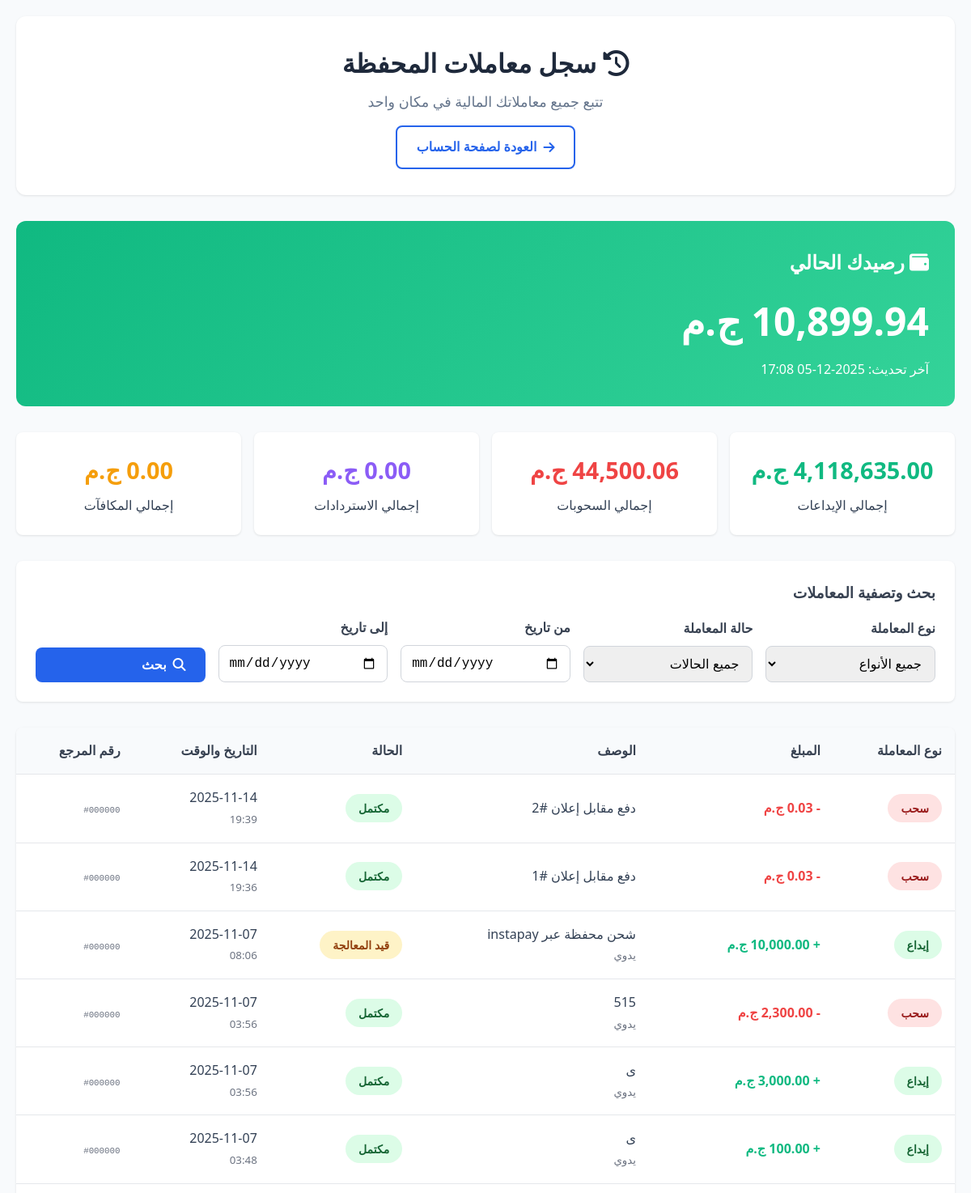
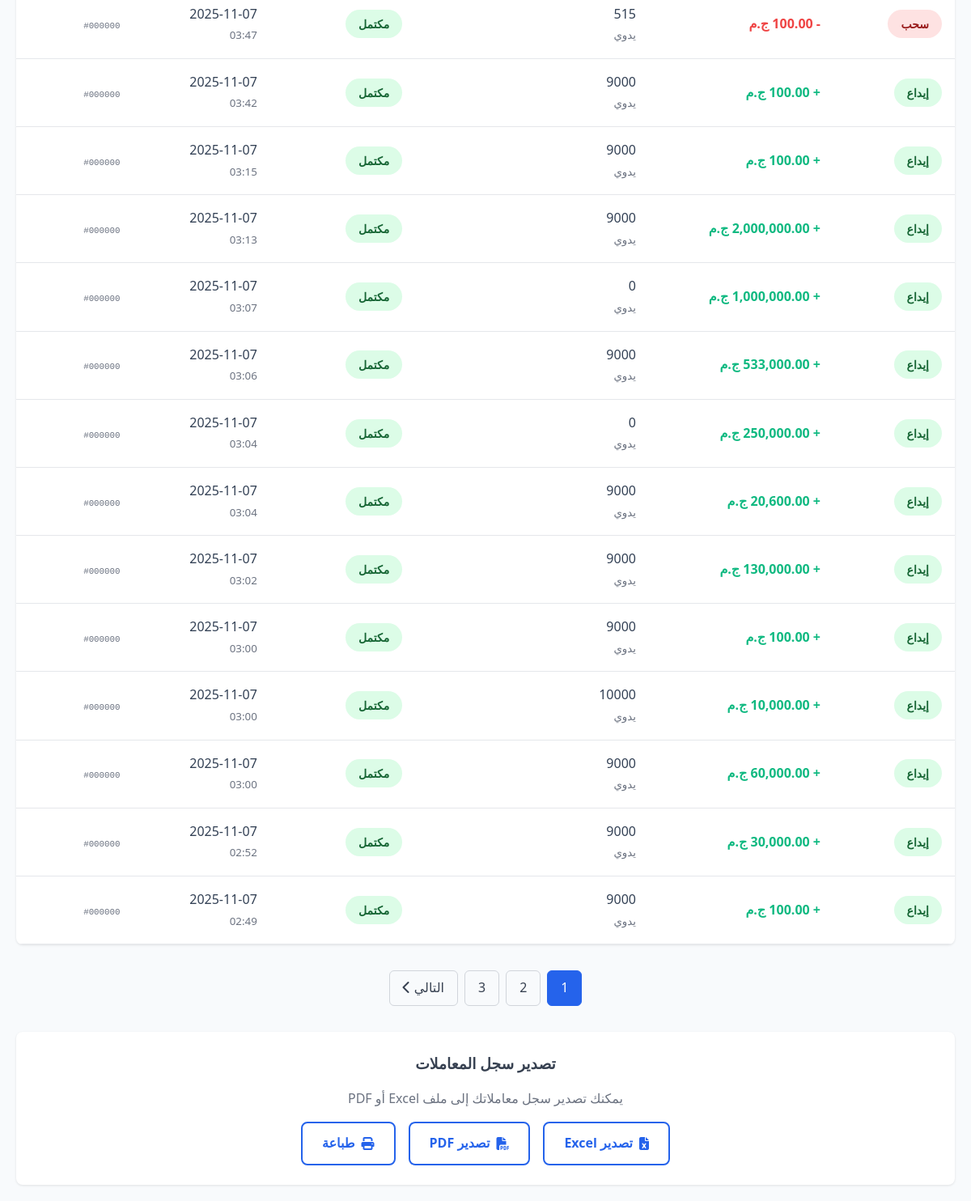
Page /wallet-history.php (signed in) on the earlier database version (2 pictures, top to bottom).
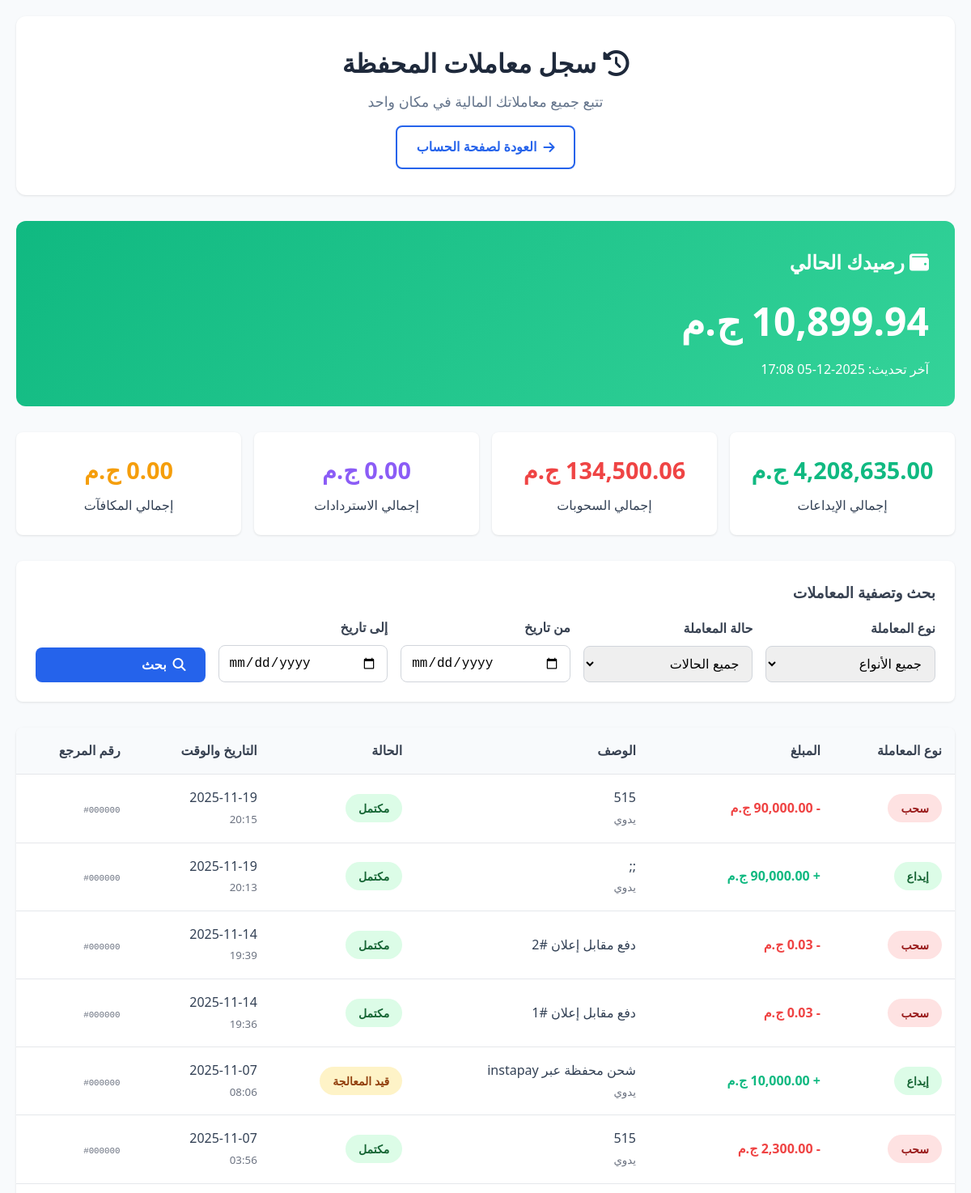
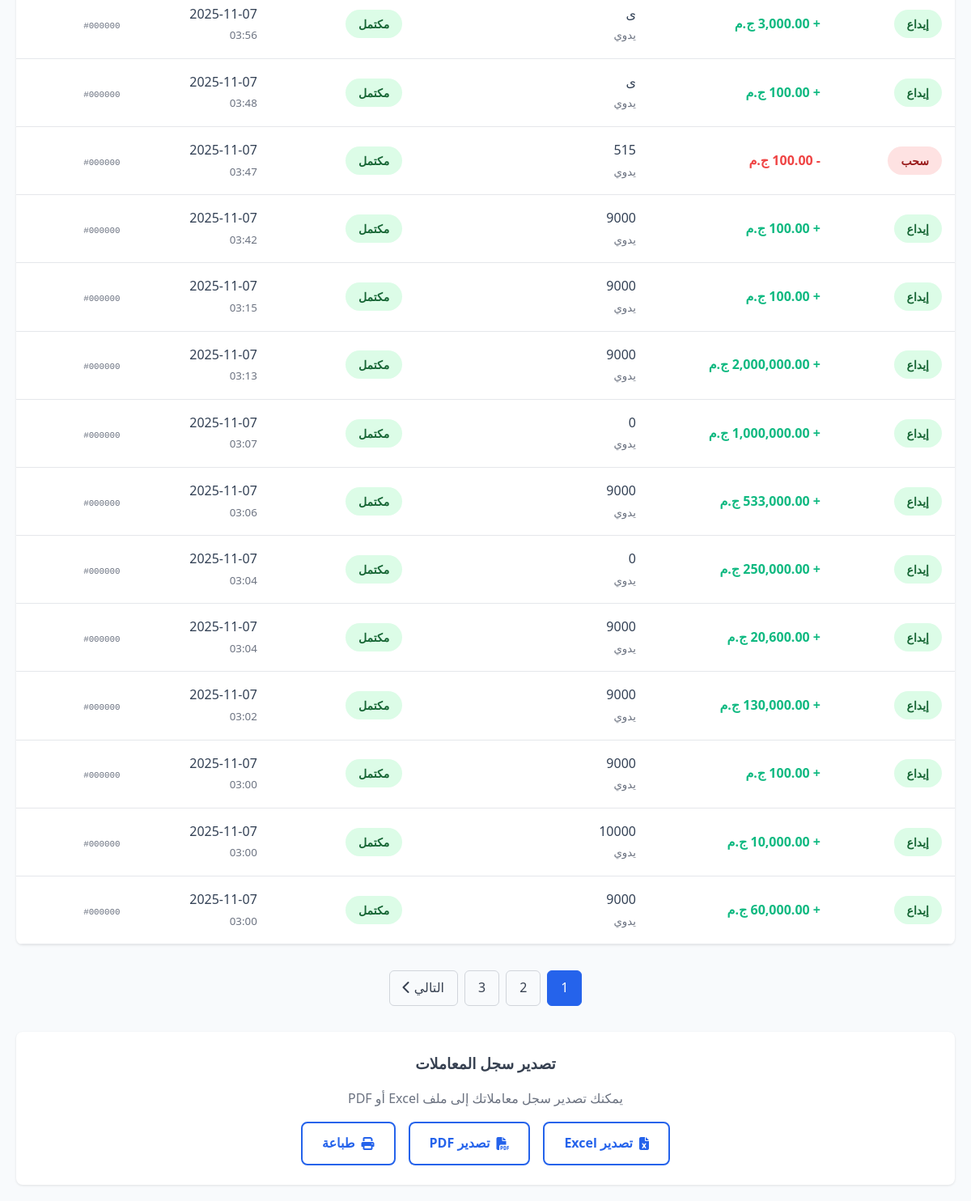
Same page on the later database version (2 pictures, top to bottom).
### tables this page shows
CREATE TABLE `wallet_transactions` (
  `id` int(11) NOT NULL,
  `customer_id` int(11) NOT NULL,
  `amount` decimal(12,2) NOT NULL,
  `type` enum('deposit','withdrawal','purchase','refund','bonus') NOT NULL,
  `description` varchar(255) NOT NULL,
  `reference_type` enum('order','manual','transfer','refund') DEFAULT NULL,
  `reference_id` int(11) DEFAULT NULL,
  `status` enum('pending','completed','failed','cancelled') DEFAULT 'completed',
  `transaction_date` timestamp NOT NULL DEFAULT current_timestamp(),
  `created_at` timestamp NOT NULL DEFAULT current_timestamp(),
  `payment_method` varchar(50) NOT NULL
);

### wallet-history.php (the view, shortened to what the changed rows need)
<?php
require_once 'functions.php';
$customer_id = $_SESSION['customer_id'];
$page = max(1, intval($_GET['page'] ?? 1));
$limit = 20;
$offset = ($page - 1) * $limit;
$where_conditions = ["wt.customer_id = ?"];
$params = [$customer_id];
$where_sql = "WHERE " . implode(" AND ", $where_conditions);
$stmt = $pdo->prepare("
    SELECT wt.*
    FROM wallet_transactions wt
    $where_sql
    ORDER BY wt.transaction_date DESC
    LIMIT $limit OFFSET $offset
");
$stmt->execute($params);
$transactions = $stmt->fetchAll();
$stmt = $pdo->prepare("
    SELECT COUNT(*) as total
    FROM wallet_transactions wt
    $where_sql
");
$stmt->execute($params);
$total_transactions = $stmt->fetchColumn();
$total_pages = ceil($total_transactions / $limit);
$stmt = $pdo->prepare("
    SELECT
        COUNT(*) as total_count,
        SUM(CASE WHEN type = 'deposit' THEN amount ELSE 0 END) as total_deposits,
        SUM(CASE WHEN type = 'withdrawal' THEN amount ELSE 0 END) as total_withdrawals,
        SUM(CASE WHEN type = 'refund' THEN amount ELSE 0 END) as total_refunds,
        SUM(CASE WHEN type = 'bonus' THEN amount ELSE 0 END) as total_bonuses
    FROM wallet_transactions
    WHERE customer_id = ?
");
$stmt->execute([$customer_id]);
$transaction_stats = $stmt->fetch();
?>
<!DOCTYPE html>
<html lang="ar" dir="rtl">
<head>
    <link rel="stylesheet" href="https://cdnjs.cloudflare.com/ajax/libs/font-awesome/6.4.0/css/all.min.css">
</head>
<body>
    <div class="container">
        <div class="header">
            <h1><i class="fas fa-history"></i> سجل معاملات المحفظة</h1>
        </div>
        <div class="wallet-summary">
            <h2><i class="fas fa-wallet"></i> رصيدك الحالي</h2>
        </div>
        <div class="stats-grid">
            <div class="stat-card">
                <div class="stat-number" style="color: #10b981;">
                    <?= number_format($transaction_stats['total_deposits'] ?? 0, 2) ?> ج.م
                </div>
                <p>إجمالي الإيداعات</p>
            </div>
            <div class="stat-card">
                <div class="stat-number" style="color: #ef4444;">
                    <?= number_format($transaction_stats['total_withdrawals'] ?? 0, 2) ?> ج.م
                </div>
                <p>إجمالي السحوبات</p>
            </div>
        </div>
        <div class="transactions-table">
            <?php if (empty($transactions)): ?>
                <div class="no-transactions">
                    <i class="fas fa-receipt" style="font-size: 4rem; color: #d1d5db; margin-bottom: 1rem;"></i>
                    <h3 style="color: #6b7280; margin-bottom: 1rem;">لا توجد معاملات</h3>
                    <p style="color: #6b7280;">لم تقم بأي معاملات في محفظتك حتى الآن.</p>
                </div>
            <?php else: ?>
                <table>
                    <thead>
                        <tr>
                            <th>نوع المعاملة</th>
                            <th>المبلغ</th>
                            <th>الوصف</th>
                            <th>الحالة</th>
                            <th>التاريخ والوقت</th>
                            <th>رقم المرجع</th>
                        </tr>
                    </thead>
                    <tbody>
                        <?php foreach ($transactions as $transaction): ?>
                            <tr>
                                <td>
                                    <span class="badge
                                        <?= $transaction['type'] === 'deposit' || $transaction['type'] === 'refund' || $transaction['type'] === 'bonus' ? 'badge-success' : 'badge-danger' ?>">
                                        <?php
                                        $type_names = [
                                            'deposit' => 'إيداع',
                                            'withdrawal' => 'سحب',
                                            'refund' => 'استرداد',
                                            'bonus' => 'مكافأة'
                                        ];
                                        echo $type_names[$transaction['type']] ?? $transaction['type'];
                                        ?>
                                    </span>
                                </td>
                                <td style="font-weight: 700; color:
                                    <?= $transaction['type'] === 'deposit' || $transaction['type'] === 'refund' || $transaction['type'] === 'bonus' ? '#10b981' : '#ef4444' ?>;">
                                    <?= $transaction['type'] === 'deposit' || $transaction['type'] === 'refund' || $transaction['type'] === 'bonus' ? '+' : '-' ?>
                                    <?= number_format($transaction['amount'], 2) ?> ج.م
                                </td>
                                <td>
                                    <?= htmlspecialchars($transaction['description']) ?>
                                    <?php if ($transaction['reference_type']): ?>
                                        <br>
                                        <small style="color: #6b7280;">
                                            <?= $transaction['reference_type'] === 'order' ? 'مرتبط بطلب' : 'يدوي' ?>
                                        </small>
                                    <?php endif; ?>
                                </td>
                                <td>
                                    <span class="badge
                                        <?= $transaction['status'] === 'completed' ? 'badge-success' :
                                           ($transaction['status'] === 'pending' ? 'badge-warning' :
                                           ($transaction['status'] === 'failed' ? 'badge-danger' : 'badge-info')) ?>">
                                        <?php
                                        $status_names = [
                                            'completed' => 'مكتمل',
                                            'pending' => 'قيد المعالجة',
                                            'failed' => 'فاشل',
                                            'cancelled' => 'ملغي'
                                        ];
                                        echo $status_names[$transaction['status']] ?? $transaction['status'];
                                        ?>
                                    </span>
                                </td>
                                <td>
                                    <?= date('Y-m-d', strtotime($transaction['transaction_date'])) ?>
                                    <br>
                                    <small style="color: #6b7280;">
                                        <?= date('H:i', strtotime($transaction['transaction_date'])) ?>
                                    </small>
                                </td>
                                <td>
                                    <small style="color: #6b7280; font-family: monospace;">
                                        #<?= str_pad($transaction['id'], 6, '0', STR_PAD_LEFT) ?>
                                    </small>
                                </td>
                            </tr>
                        <?php endforeach; ?>
                    </tbody>
                </table>
            <?php endif; ?>
        </div>
        <?php if ($total_pages > 1): ?>
            <div class="pagination">
                <?php for ($i = 1; $i <= $total_pages; $i++): ?>
                    <a href="?<?= http_build_query(array_merge($_GET, ['page' => $i])) ?>"
                       class="page-link <?= $i == $page ? 'active' : '' ?>">
                        <?= $i ?>
                    </a>
                <?php endfor; ?>
                <?php if ($page < $total_pages): ?>
                    <a href="?<?= http_build_query(array_merge($_GET, ['page' => $page + 1])) ?>" class="page-link">
                        التالي <i class="fas fa-chevron-left"></i>
                    </a>
                <?php endif; ?>
            </div>
        <?php endif; ?>
    </div>
</body>
</html>

Differences in the rows shown:
no longer on this page (row unchanged): wallet_transactions: type "إيداع", amount "30,000.00", description "9000", reference_type "يدوي", status "مكتمل", transaction_date "2025-11-07", transaction_date "02:52", id "000000"
no longer on this page (row unchanged): wallet_transactions: type "إيداع", amount "100.00", description "9000", reference_type "يدوي", status "مكتمل", transaction_date "2025-11-07", transaction_date "02:49", id "000000"
added wallet_transactions: type "سحب", amount "90,000.00", description "515", reference_type "يدوي", status "مكتمل", transaction_date "2025-11-19", transaction_date "20:15", id "000000"
added wallet_transactions: type "إيداع", amount "90,000.00", description ";;", reference_type "يدوي", status "مكتمل", transaction_date "2025-11-19", transaction_date "20:13", id "000000"
Other differences:
$transaction_stats['total_deposits']: "4,118,635.00" → "4,208,635.00"
$transaction_stats['total_withdrawals']: "44,500.06" → "134,500.06"
